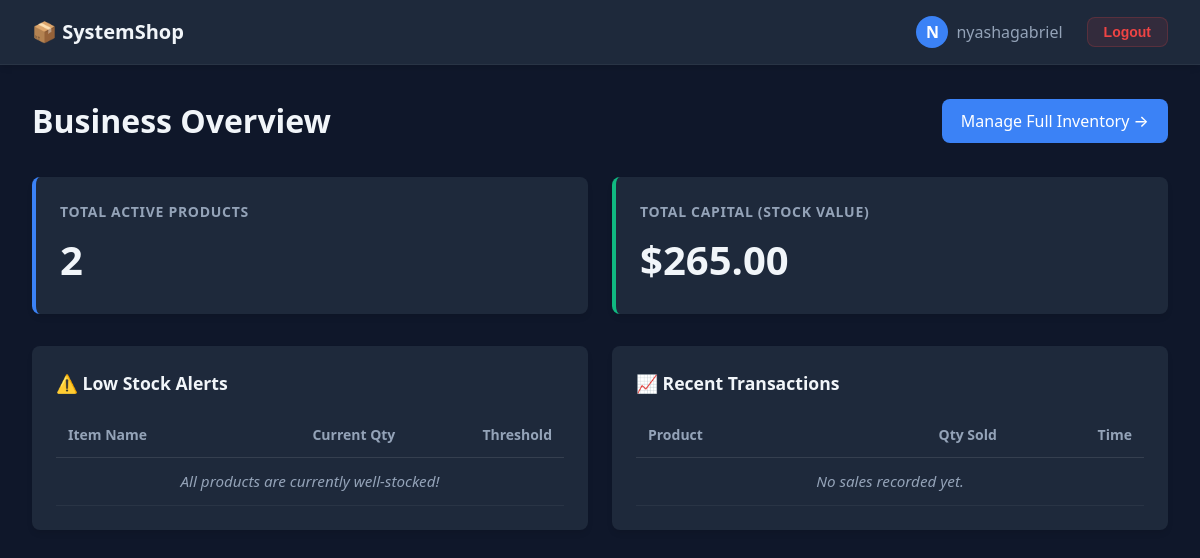
The app's page /dashboard/ (signed in), older data.
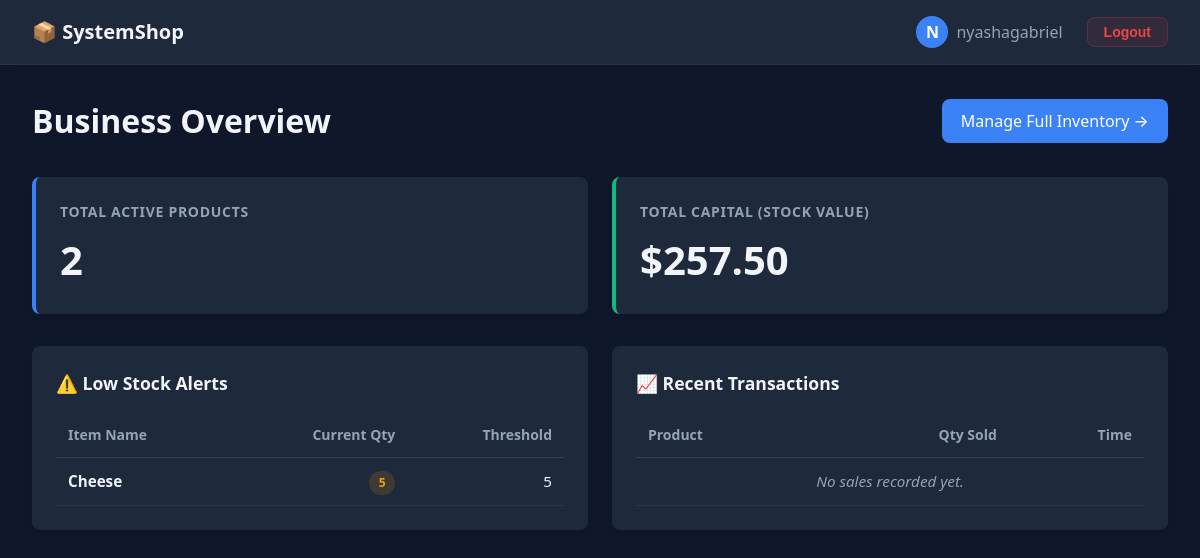
The same page, newer data.
### inventory/models.py (models this page shows, shortened)
class Product(models.Model):
    name               = models.CharField(max_length=200)
    category           = models.CharField(max_length=200)
    price              = models.DecimalField(max_digits=10, decimal_places=2)  # FIX B3
    quantity           = models.IntegerField(default=0)
    low_stock_threshold = models.IntegerField(default=5)
    class Meta:
        ordering = ['name']

### inventory/views.py (the view)
# urls.py: path('dashboard/', views.dashboard, name='dashboard'),
@login_required                                    # FIX B5 & B6
def dashboard(request):
    total_products   = Product.objects.count()
    total_stock_value = Product.objects.aggregate(
        total=Sum(F('price') * F('quantity'))
    )['total'] or 0
    low_stock_items  = Product.objects.filter(quantity__lte=F('low_stock_threshold'))
    recent_sales     = Sale.objects.select_related('product', 'sold_by').order_by('-timestamp')[:10]
    context = {
        'total_products': total_products,
        'total_stock_value': total_stock_value,
        'low_stock_items': low_stock_items,
        'recent_sales': recent_sales,
    }
    return render(request, 'inventory/dashboard.html', context)

### inventory/templates/inventory/dashboard.html (shortened to what this page needs)
{% load static %}
<!DOCTYPE html>
<html lang="en">
<head>
    <link rel="stylesheet" href="{% static 'css/dashboard.css' %}">
</head>
<body>
    <nav class="top-nav">
        <a href="/" class="brand">📦 SystemShop</a>
        <div class="user-controls">
            <div class="user-profile">
                <div class="avatar">{{ request.user.username|make_list|first|upper }}</div>
                <span>{{ request.user.username|default:"Admin User" }}</span>
            </div>
            <form method="post" action="{% url 'logout' %}" style="display:inline;">
                <button type="submit" class="btn-logout">Logout</button>
            </form>
        </div>
    </nav>
    <main class="container">
        <div class="header-actions">
            <h1>Business Overview</h1>
            <a href="{% url 'product_list' %}" class="btn-primary">Manage Full Inventory &rarr;</a>
        </div>
        <section class="stats-grid">
            <div class="stat-card">
                <div class="stat-title">Total Active Products</div>
                <div class="stat-value">{{ total_products }}</div>
            </div>
            <div class="stat-card" style="border-left-color: #10b981;">
                <div class="stat-title">Total Capital (Stock Value)</div>
                <div class="stat-value">${{ total_stock_value|floatformat:2|default:"0.00" }}</div>
            </div>
        </section>
        <section class="tables-grid">
            <div class="data-panel">
                <h2 class="panel-title">⚠️ Low Stock Alerts</h2>
                <table class="data-table">
                    <thead>
                        <tr>
                            <th>Item Name</th>
                            <th class="text-right">Current Qty</th>
                            <th class="text-right">Threshold</th>
                        </tr>
                    </thead>
                    <tbody>
                        {% for item in low_stock_items %}
                        <tr>
                            <td><strong>{{ item.name }}</strong></td>
                            <td class="text-right"><span class="badge badge-warning">{{ item.quantity }}</span></td>
                            <td class="text-right">{{ item.low_stock_threshold }}</td>
                        </tr>
                        {% empty %}
                        <tr>
                            <td colspan="3" class="empty-msg">All products are currently well-stocked!</td>
                        </tr>
                        {% endfor %}
                    </tbody>
                </table>
            </div>
            <div class="data-panel">
                <h2 class="panel-title">📈 Recent Transactions</h2>
                <table class="data-table">
                    <thead>
                        <tr>
                            <th>Product</th>
                            <th class="text-right">Qty Sold</th>
                            <th class="text-right">Time</th>
                        </tr>
                    </thead>
                    <tbody>
                        {% for sale in recent_sales %}
                        <tr>
                            <td>{{ sale.product.name }}</td>
                            <td class="text-right">{{ sale.quantity_sold }}</td>
                            <td class="text-right" style="color: var(--text-muted); font-size: 0.85rem;">
                                {{ sale.timestamp|date:"M j, g:i a" }}
                            </td>
                        </tr>
                        {% empty %}
                        <tr>
                            <td colspan="3" class="empty-msg">No sales recorded yet.</td>
                        </tr>
                        {% endfor %}
                    </tbody>
                </table>
            </div>
        </section>
    </main>
</body>
</html>

Row changes from the older to the newer data that the page shows:
now on this page (row edited): Product: name "Cheese", quantity "5", low_stock_threshold "5"
Text that changed along with them:
{{ total_stock_value|floatformat:2|default:"0.00" }}: "265.00" → "257.50"
text no longer shown: "All products are currently well-stocked!"
